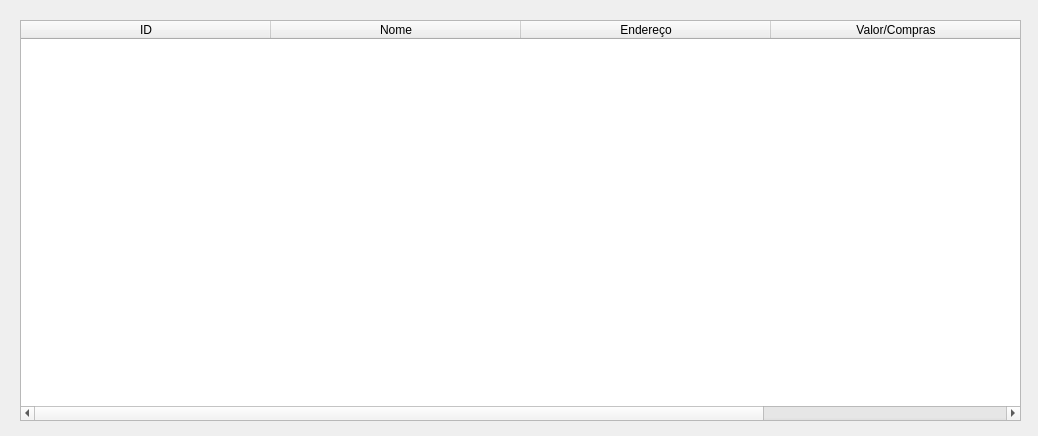
<?xml version="1.0" encoding="UTF-8"?>
<ui version="4.0">
 <class>pesquisar_cliente_janela</class>
 <widget class="QWidget" name="pesquisar_cliente_janela">
  <property name="geometry">
   <rect>
    <x>0</x>
    <y>0</y>
    <width>1038</width>
    <height>436</height>
   </rect>
  </property>
  <property name="windowTitle">
   <string>Clientes</string>
  </property>
  <property name="windowIcon">
   <iconset>
    <normaloff>visualizar_cliente_op5.png</normaloff>visualizar_cliente_op5.png</iconset>
  </property>
  <widget class="QTableWidget" name="tableWidget">
   <property name="geometry">
    <rect>
     <x>20</x>
     <y>20</y>
     <width>1001</width>
     <height>401</height>
    </rect>
   </property>
   <attribute name="horizontalHeaderDefaultSectionSize">
    <number>250</number>
   </attribute>
   <column>
    <property name="text">
     <string>ID</string>
    </property>
   </column>
   <column>
    <property name="text">
     <string>Nome</string>
    </property>
   </column>
   <column>
    <property name="text">
     <string>Endereço</string>
    </property>
   </column>
   <column>
    <property name="text">
     <string>Valor/Compras</string>
    </property>
   </column>
  </widget>
 </widget>
 <resources/>
 <connections/>
</ui>
